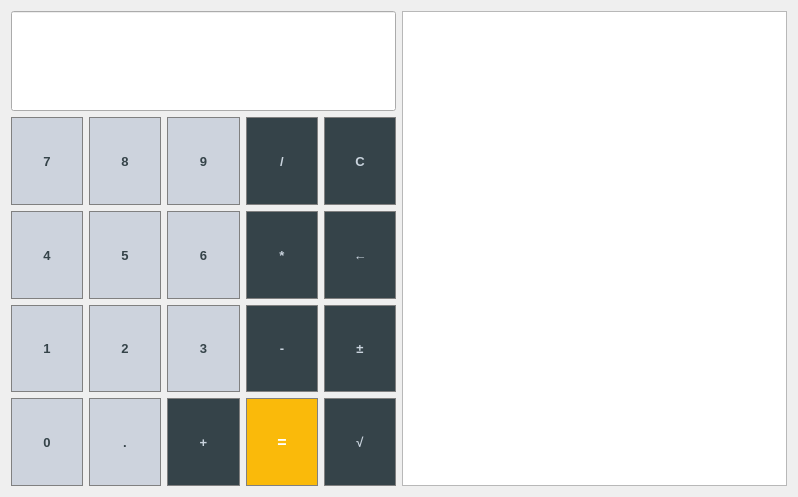
<?xml version="1.0" encoding="UTF-8"?>
<ui version="4.0">
 <class>Widget</class>
 <widget class="QWidget" name="Widget">
  <property name="geometry">
   <rect>
    <x>0</x>
    <y>0</y>
    <width>798</width>
    <height>497</height>
   </rect>
  </property>
  <property name="sizePolicy">
   <sizepolicy hsizetype="Expanding" vsizetype="Expanding">
    <horstretch>0</horstretch>
    <verstretch>0</verstretch>
   </sizepolicy>
  </property>
  <property name="minimumSize">
   <size>
    <width>525</width>
    <height>330</height>
   </size>
  </property>
  <property name="baseSize">
   <size>
    <width>525</width>
    <height>330</height>
   </size>
  </property>
  <property name="windowTitle">
   <string>Kalkulator 3000</string>
  </property>
  <layout class="QHBoxLayout" name="horizontalLayout" stretch="1,1">
   <property name="sizeConstraint">
    <enum>QLayout::SetDefaultConstraint</enum>
   </property>
   <item>
    <layout class="QVBoxLayout" name="verticalLayout" stretch="1,5">
     <property name="spacing">
      <number>6</number>
     </property>
     <item>
      <widget class="QLineEdit" name="Display">
       <property name="sizePolicy">
        <sizepolicy hsizetype="Expanding" vsizetype="Fixed">
         <horstretch>0</horstretch>
         <verstretch>0</verstretch>
        </sizepolicy>
       </property>
       <property name="minimumSize">
        <size>
         <width>0</width>
         <height>100</height>
        </size>
       </property>
       <property name="baseSize">
        <size>
         <width>0</width>
         <height>100</height>
        </size>
       </property>
       <property name="font">
        <font>
         <family>Arial</family>
         <pointsize>12</pointsize>
        </font>
       </property>
       <property name="alignment">
        <set>Qt::AlignRight|Qt::AlignTrailing|Qt::AlignVCenter</set>
       </property>
       <property name="readOnly">
        <bool>true</bool>
       </property>
      </widget>
     </item>
     <item>
      <layout class="QGridLayout" name="gridLayout">
       <property name="sizeConstraint">
        <enum>QLayout::SetDefaultConstraint</enum>
       </property>
       <item row="0" column="0">
        <widget class="QPushButton" name="pushButton7">
         <property name="sizePolicy">
          <sizepolicy hsizetype="Expanding" vsizetype="Expanding">
           <horstretch>0</horstretch>
           <verstretch>0</verstretch>
          </sizepolicy>
         </property>
         <property name="font">
          <font>
           <family>Arial</family>
           <pointsize>10</pointsize>
           <weight>75</weight>
           <bold>true</bold>
          </font>
         </property>
         <property name="styleSheet">
          <string notr="true">QPushButton{
		background-color: #cdd3dd;
		color: #354349;
		border: 1px solid gray;
}</string>
         </property>
         <property name="text">
          <string>7</string>
         </property>
        </widget>
       </item>
       <item row="0" column="1">
        <widget class="QPushButton" name="pushButton8">
         <property name="sizePolicy">
          <sizepolicy hsizetype="Expanding" vsizetype="Expanding">
           <horstretch>0</horstretch>
           <verstretch>0</verstretch>
          </sizepolicy>
         </property>
         <property name="font">
          <font>
           <family>Arial</family>
           <pointsize>10</pointsize>
           <weight>75</weight>
           <bold>true</bold>
          </font>
         </property>
         <property name="styleSheet">
          <string notr="true">QPushButton{
		background-color: #cdd3dd;
		color: #354349;
		border: 1px solid gray;
}</string>
         </property>
         <property name="text">
          <string>8</string>
         </property>
        </widget>
       </item>
       <item row="0" column="2">
        <widget class="QPushButton" name="pushButton9">
         <property name="sizePolicy">
          <sizepolicy hsizetype="Expanding" vsizetype="Expanding">
           <horstretch>0</horstretch>
           <verstretch>0</verstretch>
          </sizepolicy>
         </property>
         <property name="font">
          <font>
           <family>Arial</family>
           <pointsize>10</pointsize>
           <weight>75</weight>
           <bold>true</bold>
          </font>
         </property>
         <property name="styleSheet">
          <string notr="true">QPushButton{
		background-color: #cdd3dd;
		color: #354349;
		border: 1px solid gray;
}</string>
         </property>
         <property name="text">
          <string>9</string>
         </property>
        </widget>
       </item>
       <item row="0" column="3">
        <widget class="QPushButton" name="divide">
         <property name="sizePolicy">
          <sizepolicy hsizetype="Expanding" vsizetype="Expanding">
           <horstretch>0</horstretch>
           <verstretch>0</verstretch>
          </sizepolicy>
         </property>
         <property name="font">
          <font>
           <family>Arial</family>
           <pointsize>10</pointsize>
           <weight>75</weight>
           <bold>true</bold>
          </font>
         </property>
         <property name="styleSheet">
          <string notr="true">QPushButton{
		background-color: #354349;
		color: #c9d3dd;
		border: 1px solid gray;
}</string>
         </property>
         <property name="text">
          <string>/</string>
         </property>
        </widget>
       </item>
       <item row="0" column="4">
        <widget class="QPushButton" name="clear">
         <property name="sizePolicy">
          <sizepolicy hsizetype="Expanding" vsizetype="Expanding">
           <horstretch>0</horstretch>
           <verstretch>0</verstretch>
          </sizepolicy>
         </property>
         <property name="font">
          <font>
           <family>Arial</family>
           <pointsize>10</pointsize>
           <weight>75</weight>
           <bold>true</bold>
          </font>
         </property>
         <property name="styleSheet">
          <string notr="true">QPushButton{
		background-color: #354349;
		color: #c9d3dd;
		border: 1px solid gray;
}</string>
         </property>
         <property name="text">
          <string>C</string>
         </property>
        </widget>
       </item>
       <item row="1" column="0">
        <widget class="QPushButton" name="pushButton4">
         <property name="sizePolicy">
          <sizepolicy hsizetype="Expanding" vsizetype="Expanding">
           <horstretch>0</horstretch>
           <verstretch>0</verstretch>
          </sizepolicy>
         </property>
         <property name="font">
          <font>
           <family>Arial</family>
           <pointsize>10</pointsize>
           <weight>75</weight>
           <bold>true</bold>
          </font>
         </property>
         <property name="styleSheet">
          <string notr="true">QPushButton{
		background-color: #cdd3dd;
		color: #354349;
		border: 1px solid gray;
}</string>
         </property>
         <property name="text">
          <string>4</string>
         </property>
        </widget>
       </item>
       <item row="1" column="1">
        <widget class="QPushButton" name="pushButton5">
         <property name="sizePolicy">
          <sizepolicy hsizetype="Expanding" vsizetype="Expanding">
           <horstretch>0</horstretch>
           <verstretch>0</verstretch>
          </sizepolicy>
         </property>
         <property name="font">
          <font>
           <family>Arial</family>
           <pointsize>10</pointsize>
           <weight>75</weight>
           <bold>true</bold>
          </font>
         </property>
         <property name="styleSheet">
          <string notr="true">QPushButton{
		background-color: #cdd3dd;
		color: #354349;
		border: 1px solid gray;
}</string>
         </property>
         <property name="text">
          <string>5</string>
         </property>
        </widget>
       </item>
       <item row="1" column="2">
        <widget class="QPushButton" name="pushButton6">
         <property name="sizePolicy">
          <sizepolicy hsizetype="Expanding" vsizetype="Expanding">
           <horstretch>0</horstretch>
           <verstretch>0</verstretch>
          </sizepolicy>
         </property>
         <property name="font">
          <font>
           <family>Arial</family>
           <pointsize>10</pointsize>
           <weight>75</weight>
           <bold>true</bold>
          </font>
         </property>
         <property name="styleSheet">
          <string notr="true">QPushButton{
		background-color: #cdd3dd;
		color: #354349;
		border: 1px solid gray;
}</string>
         </property>
         <property name="text">
          <string>6</string>
         </property>
        </widget>
       </item>
       <item row="1" column="3">
        <widget class="QPushButton" name="multiply">
         <property name="sizePolicy">
          <sizepolicy hsizetype="Expanding" vsizetype="Expanding">
           <horstretch>0</horstretch>
           <verstretch>0</verstretch>
          </sizepolicy>
         </property>
         <property name="font">
          <font>
           <family>Arial</family>
           <pointsize>10</pointsize>
           <weight>75</weight>
           <bold>true</bold>
          </font>
         </property>
         <property name="styleSheet">
          <string notr="true">QPushButton{
		background-color: #354349;
		color: #c9d3dd;
		border: 1px solid gray;
}</string>
         </property>
         <property name="text">
          <string>*</string>
         </property>
        </widget>
       </item>
       <item row="1" column="4">
        <widget class="QPushButton" name="backspace">
         <property name="sizePolicy">
          <sizepolicy hsizetype="Expanding" vsizetype="Expanding">
           <horstretch>0</horstretch>
           <verstretch>0</verstretch>
          </sizepolicy>
         </property>
         <property name="font">
          <font>
           <family>Arial</family>
           <pointsize>10</pointsize>
           <weight>75</weight>
           <bold>true</bold>
          </font>
         </property>
         <property name="styleSheet">
          <string notr="true">QPushButton{
		background-color: #354349;
		color: #c9d3dd;
		border: 1px solid gray;
}</string>
         </property>
         <property name="text">
          <string>←</string>
         </property>
        </widget>
       </item>
       <item row="2" column="0">
        <widget class="QPushButton" name="pushButton1">
         <property name="sizePolicy">
          <sizepolicy hsizetype="Expanding" vsizetype="Expanding">
           <horstretch>0</horstretch>
           <verstretch>0</verstretch>
          </sizepolicy>
         </property>
         <property name="font">
          <font>
           <family>Arial</family>
           <pointsize>10</pointsize>
           <weight>75</weight>
           <bold>true</bold>
          </font>
         </property>
         <property name="styleSheet">
          <string notr="true">QPushButton{
		background-color: #cdd3dd;
		color: #354349;
		border: 1px solid gray;
}</string>
         </property>
         <property name="text">
          <string>1</string>
         </property>
        </widget>
       </item>
       <item row="2" column="1">
        <widget class="QPushButton" name="pushButton2">
         <property name="sizePolicy">
          <sizepolicy hsizetype="Expanding" vsizetype="Expanding">
           <horstretch>0</horstretch>
           <verstretch>0</verstretch>
          </sizepolicy>
         </property>
         <property name="font">
          <font>
           <family>Arial</family>
           <pointsize>10</pointsize>
           <weight>75</weight>
           <bold>true</bold>
          </font>
         </property>
         <property name="styleSheet">
          <string notr="true">QPushButton{
		background-color: #cdd3dd;
		color: #354349;
		border: 1px solid gray;
}</string>
         </property>
         <property name="text">
          <string>2</string>
         </property>
        </widget>
       </item>
       <item row="2" column="2">
        <widget class="QPushButton" name="pushButton3">
         <property name="sizePolicy">
          <sizepolicy hsizetype="Expanding" vsizetype="Expanding">
           <horstretch>0</horstretch>
           <verstretch>0</verstretch>
          </sizepolicy>
         </property>
         <property name="font">
          <font>
           <family>Arial</family>
           <pointsize>10</pointsize>
           <weight>75</weight>
           <bold>true</bold>
          </font>
         </property>
         <property name="styleSheet">
          <string notr="true">QPushButton{
		background-color: #cdd3dd;
		color: #354349;
		border: 1px solid gray;
}</string>
         </property>
         <property name="text">
          <string>3</string>
         </property>
        </widget>
       </item>
       <item row="2" column="3">
        <widget class="QPushButton" name="minus">
         <property name="sizePolicy">
          <sizepolicy hsizetype="Expanding" vsizetype="Expanding">
           <horstretch>0</horstretch>
           <verstretch>0</verstretch>
          </sizepolicy>
         </property>
         <property name="font">
          <font>
           <family>Arial</family>
           <pointsize>10</pointsize>
           <weight>75</weight>
           <bold>true</bold>
          </font>
         </property>
         <property name="styleSheet">
          <string notr="true">QPushButton{
		background-color: #354349;
		color: #c9d3dd;
		border: 1px solid gray;
}</string>
         </property>
         <property name="text">
          <string>-</string>
         </property>
        </widget>
       </item>
       <item row="2" column="4">
        <widget class="QPushButton" name="changeSign">
         <property name="sizePolicy">
          <sizepolicy hsizetype="Expanding" vsizetype="Expanding">
           <horstretch>0</horstretch>
           <verstretch>0</verstretch>
          </sizepolicy>
         </property>
         <property name="font">
          <font>
           <family>Arial</family>
           <pointsize>10</pointsize>
           <weight>75</weight>
           <bold>true</bold>
          </font>
         </property>
         <property name="styleSheet">
          <string notr="true">QPushButton{
		background-color: #354349;
		color: #c9d3dd;
		border: 1px solid gray;
}</string>
         </property>
         <property name="text">
          <string>±</string>
         </property>
        </widget>
       </item>
       <item row="3" column="0">
        <widget class="QPushButton" name="pushButton0">
         <property name="sizePolicy">
          <sizepolicy hsizetype="Expanding" vsizetype="Expanding">
           <horstretch>0</horstretch>
           <verstretch>0</verstretch>
          </sizepolicy>
         </property>
         <property name="font">
          <font>
           <family>Arial</family>
           <pointsize>10</pointsize>
           <weight>75</weight>
           <bold>true</bold>
          </font>
         </property>
         <property name="styleSheet">
          <string notr="true">QPushButton{
		background-color: #cdd3dd;
		color: #354349;
		border: 1px solid gray;
}</string>
         </property>
         <property name="text">
          <string>0</string>
         </property>
        </widget>
       </item>
       <item row="3" column="1">
        <widget class="QPushButton" name="period">
         <property name="sizePolicy">
          <sizepolicy hsizetype="Expanding" vsizetype="Expanding">
           <horstretch>0</horstretch>
           <verstretch>0</verstretch>
          </sizepolicy>
         </property>
         <property name="font">
          <font>
           <family>Arial</family>
           <pointsize>10</pointsize>
           <weight>75</weight>
           <bold>true</bold>
          </font>
         </property>
         <property name="styleSheet">
          <string notr="true">QPushButton{
		background-color: #cdd3dd;
		color: #354349;
		border: 1px solid gray;
}</string>
         </property>
         <property name="text">
          <string>.</string>
         </property>
        </widget>
       </item>
       <item row="3" column="2">
        <widget class="QPushButton" name="plus">
         <property name="sizePolicy">
          <sizepolicy hsizetype="Expanding" vsizetype="Expanding">
           <horstretch>0</horstretch>
           <verstretch>0</verstretch>
          </sizepolicy>
         </property>
         <property name="font">
          <font>
           <family>Arial</family>
           <pointsize>10</pointsize>
           <weight>75</weight>
           <bold>true</bold>
          </font>
         </property>
         <property name="styleSheet">
          <string notr="true">QPushButton{
		background-color: #354349;
		color: #c9d3dd;
		border: 1px solid gray;
}</string>
         </property>
         <property name="text">
          <string>+</string>
         </property>
        </widget>
       </item>
       <item row="3" column="3">
        <widget class="QPushButton" name="equality">
         <property name="sizePolicy">
          <sizepolicy hsizetype="Expanding" vsizetype="Expanding">
           <horstretch>0</horstretch>
           <verstretch>0</verstretch>
          </sizepolicy>
         </property>
         <property name="font">
          <font>
           <family>Arial</family>
           <pointsize>12</pointsize>
           <weight>75</weight>
           <bold>true</bold>
          </font>
         </property>
         <property name="styleSheet">
          <string notr="true">QPushButton{
		background-color: #faba0a;
		color: white;
		border: 1px solid gray;
}
</string>
         </property>
         <property name="text">
          <string>=</string>
         </property>
        </widget>
       </item>
       <item row="3" column="4">
        <widget class="QPushButton" name="sqrt">
         <property name="sizePolicy">
          <sizepolicy hsizetype="Expanding" vsizetype="Expanding">
           <horstretch>0</horstretch>
           <verstretch>0</verstretch>
          </sizepolicy>
         </property>
         <property name="font">
          <font>
           <family>Arial</family>
           <pointsize>10</pointsize>
           <weight>75</weight>
           <bold>true</bold>
          </font>
         </property>
         <property name="styleSheet">
          <string notr="true">QPushButton{
		background-color: #354349;
		color: #c9d3dd;
		border: 1px solid gray;
}</string>
         </property>
         <property name="text">
          <string>√</string>
         </property>
        </widget>
       </item>
      </layout>
     </item>
    </layout>
   </item>
   <item>
    <widget class="QPlainTextEdit" name="history">
     <property name="sizePolicy">
      <sizepolicy hsizetype="Expanding" vsizetype="Expanding">
       <horstretch>0</horstretch>
       <verstretch>0</verstretch>
      </sizepolicy>
     </property>
     <property name="font">
      <font>
       <family>Arial</family>
       <pointsize>12</pointsize>
       <weight>50</weight>
       <bold>false</bold>
      </font>
     </property>
     <property name="readOnly">
      <bool>true</bool>
     </property>
    </widget>
   </item>
  </layout>
 </widget>
 <resources/>
 <connections/>
</ui>
